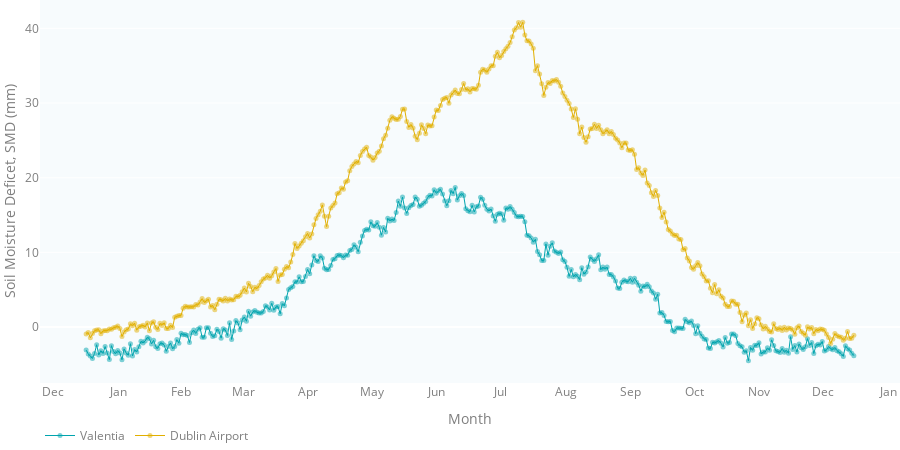

This figure's notebook cell:
### Code cell
valentia_trace = go.Scatter(x=valentia_df['datetime'],
                            y=valentia_df['average__daily__soil_moisture_deficit'],
                         name='Valentia',
                         mode='markers+lines',
                         marker=dict(color=TIMESERIES_COLOR_1,
                                     size=5,
                                     opacity=0.5),
                         line=dict(color=TIMESERIES_COLOR_1,
                                      width=1),
                         hovertemplate='%{x|%d %b}<br>' +
                         '<b>Valentia</b><br>' +
                         'SMD: %{y:.2f} mm<br>' +
                         '<extra></extra>'
                         )
dublin_trace = go.Scatter(x=dublin_df['datetime'],
                            y=dublin_df['average__daily__soil_moisture_deficit'],
                         name='Dublin Airport',
                         mode='markers+lines',
                         marker=dict(color=TIMESERIES_COLOR_2,
                                     size=5,
                                     opacity=0.5),
                         line=dict(color=TIMESERIES_COLOR_2,
                                      width=1),
                         hovertemplate='%{x|%d %b}<br>' +
                         '<b>Dublin Airport</b><br>' +
                         'SMD: %{y:.2f} mm<br>' +
                         '<extra></extra>'
                         )

figure_4_4 = go.Figure(data=[valentia_trace, dublin_trace], layout=TIMESERIES_LAYOUT)
figure_4_4.update_layout(
    yaxis=dict(
        title='Soil Moisture Deficet, SMD (mm)',),
    xaxis=dict(
        title="Month",
        dtick="M1",
        tickformat="%b",
        ticklabelmode="period",
              ))
figure_4_4

### Figure 1 — Plotly figure (JSON) as saved in the notebook; plotly's stock layout.template omitted (floating-point values rounded to 4 significant figures; data arrays with more than 128 entries replaced by an {"elided": "..."} marker saying what was removed)
{"data": [{"hovertemplate": "%{x|%d %b}<br><b>Valentia</b><br>SMD: %{y:.2f} mm<br><extra></extra>", "line": {"color": "#00a4ae", "width": 1}, "marker": {"color": "#00a4ae", "opacity": 0.5, "size": 5}, "mode": "markers+lines", "name": "Valentia", "type": "scatter", "x": {"elided": "365 str values"}, "y": {"elided": "365 float values"}}, {"hovertemplate": "%{x|%d %b}<br><b>Dublin Airport</b><br>SMD: %{y:.2f} mm<br><extra></extra>", "line": {"color": "#E1AF00", "width": 1}, "marker": {"color": "#E1AF00", "opacity": 0.5, "size": 5}, "mode": "markers+lines", "name": "Dublin Airport", "type": "scatter", "x": {"elided": "365 str values"}, "y": {"elided": "365 float values"}}], "layout": {"font": {"color": "#7f7f7f"}, "height": 450, "hovermode": "closest", "legend": {"bgcolor": "rgba(0,0,0,0)", "itemclick": false, "itemdoubleclick": false, "orientation": "h"}, "margin": {"b": 0, "l": 0, "r": 0, "t": 0}, "paper_bgcolor": "rgba(0,0,0,0)", "plot_bgcolor": "#f7fbfd", "xaxis": {"dtick": "M1", "fixedrange": true, "showgrid": false, "tickformat": "%b", "ticklabelmode": "period", "title": {"text": "Month"}}, "yaxis": {"fixedrange": true, "title": {"text": "Soil Moisture Deficet, SMD (mm)"}}}}
